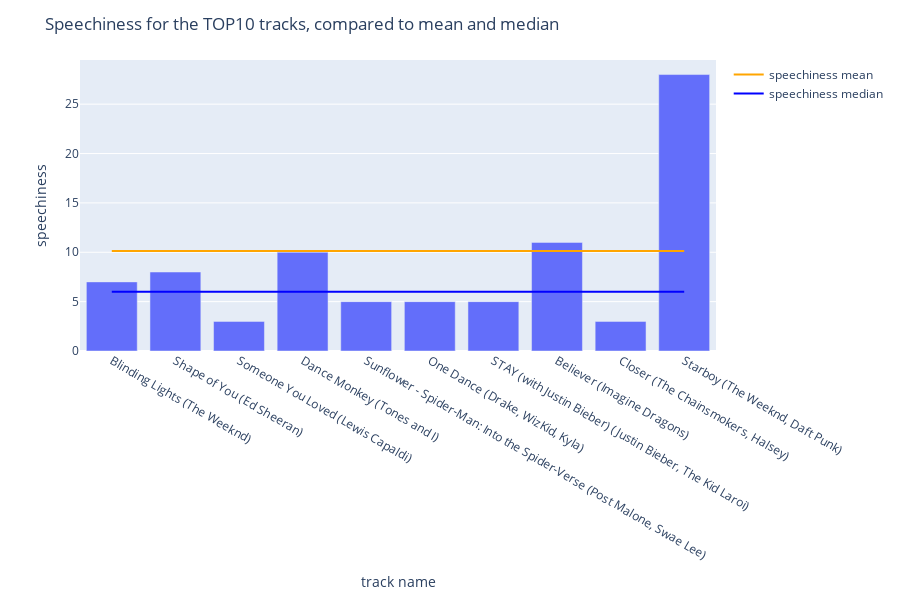

This figure's notebook cell:
### Code cell
df_line_mean_speech = pd.Series(np.full(10, df['speechiness_%'].mean()))
df_line_median_speech = pd.Series(np.full(10, df['speechiness_%'].median()))

fig = px.bar(x=df_top10['track_name']+' ('+df_top10['artist(s)_name']+')', 
             y=df_top10['speechiness_%'], 
             labels={'x':'track name', 'y':'speechiness'})

fig.add_traces(go.Scatter(x=df_top10['track_name']+' ('+df_top10['artist(s)_name']+')', 
                          y=df_line_mean_speech, 
                          mode = 'lines', 
                          marker_color='orange',
                          name="speechiness mean"))

fig.add_traces(go.Scatter(x=df_top10['track_name']+' ('+df_top10['artist(s)_name']+')', 
                          y=df_line_median_speech, 
                          mode = 'lines', 
                          marker_color='blue',
                          name="speechiness median"))


fig.update_layout(height=600, title='Speechiness for the TOP10 tracks, compared to mean and median')
fig.show()

### Figure 1 — Plotly figure (JSON) as saved in the notebook; plotly's stock layout.template omitted (floating-point values rounded to 4 significant figures)
{"data": [{"alignmentgroup": "True", "hovertemplate": "track name=%{x}<br>speechiness=%{y}<extra></extra>", "legendgroup": "", "marker": {"color": "#636efa", "pattern": {"shape": ""}}, "name": "", "offsetgroup": "", "orientation": "v", "showlegend": false, "textposition": "auto", "type": "bar", "x": ["Blinding Lights (The Weeknd)", "Shape of You (Ed Sheeran)", "Someone You Loved (Lewis Capaldi)", "Dance Monkey (Tones and I)", "Sunflower - Spider-Man: Into the Spider-Verse (Post Malone, Swae Lee)", "One Dance (Drake, WizKid, Kyla)", "STAY (with Justin Bieber) (Justin Bieber, The Kid Laroi)", "Believer (Imagine Dragons)", "Closer (The Chainsmokers, Halsey)", "Starboy (The Weeknd, Daft Punk)"], "xaxis": "x", "y": [7, 8, 3, 10, 5, 5, 5, 11, 3, 28], "yaxis": "y"}, {"marker": {"color": "orange"}, "mode": "lines", "name": "speechiness mean", "type": "scatter", "x": ["Blinding Lights (The Weeknd)", "Shape of You (Ed Sheeran)", "Someone You Loved (Lewis Capaldi)", "Dance Monkey (Tones and I)", "Sunflower - Spider-Man: Into the Spider-Verse (Post Malone, Swae Lee)", "One Dance (Drake, WizKid, Kyla)", "STAY (with Justin Bieber) (Justin Bieber, The Kid Laroi)", "Believer (Imagine Dragons)", "Closer (The Chainsmokers, Halsey)", "Starboy (The Weeknd, Daft Punk)"], "y": [10.13, 10.13, 10.13, 10.13, 10.13, 10.13, 10.13, 10.13, 10.13, 10.13]}, {"marker": {"color": "blue"}, "mode": "lines", "name": "speechiness median", "type": "scatter", "x": ["Blinding Lights (The Weeknd)", "Shape of You (Ed Sheeran)", "Someone You Loved (Lewis Capaldi)", "Dance Monkey (Tones and I)", "Sunflower - Spider-Man: Into the Spider-Verse (Post Malone, Swae Lee)", "One Dance (Drake, WizKid, Kyla)", "STAY (with Justin Bieber) (Justin Bieber, The Kid Laroi)", "Believer (Imagine Dragons)", "Closer (The Chainsmokers, Halsey)", "Starboy (The Weeknd, Daft Punk)"], "y": [6, 6, 6, 6, 6, 6, 6, 6, 6, 6]}], "layout": {"barmode": "relative", "height": 600, "legend": {"tracegroupgap": 0}, "margin": {"t": 60}, "title": {"text": "Speechiness for the TOP10 tracks, compared to mean and median"}, "xaxis": {"anchor": "y", "domain": [0, 1], "title": {"text": "track name"}}, "yaxis": {"anchor": "x", "domain": [0, 1], "title": {"text": "speechiness"}}}}
